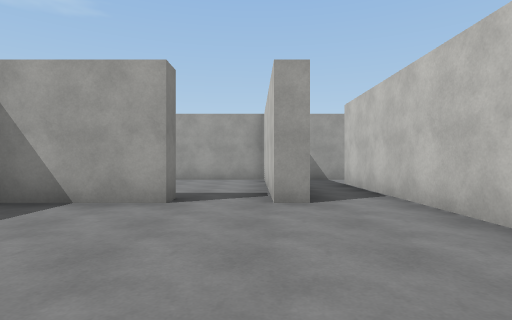
[1] (above)

17 first-person views from a walk through a scene from a Unity 3-D project. The camera is 1.2 m above the floor, looks level and sees 80° across. The floor is counted in squares, 2 m on a side. Each view is taken from the middle of a square. On the plan, view 1 faces up. The plan holds only what a view shows up to about 9 squares ahead; the rest is blank. The player character is not drawn. Surface patterns are stand-ins for the level's own textures.

[2]
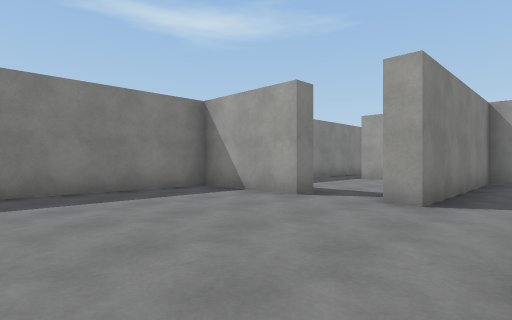

[3]
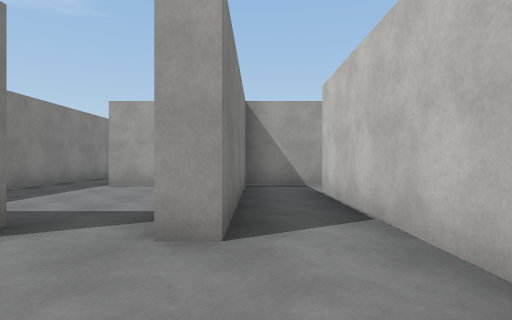

[4]
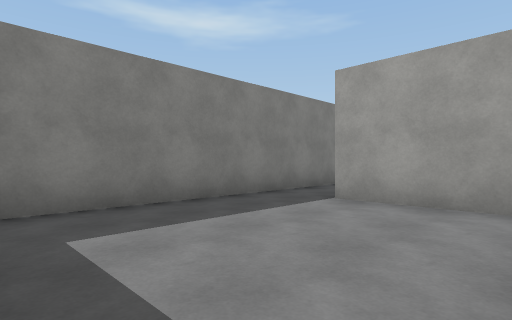

[5]
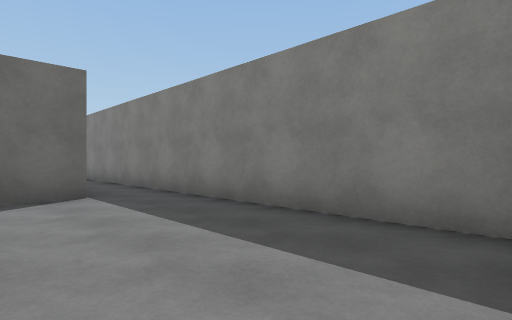

[6]
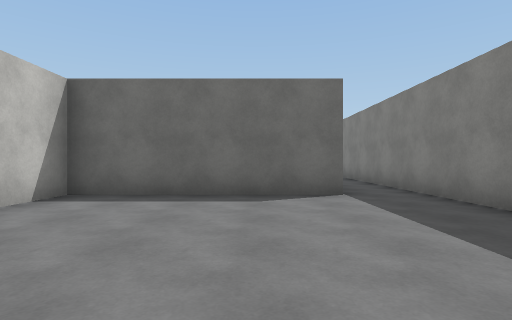

[7]
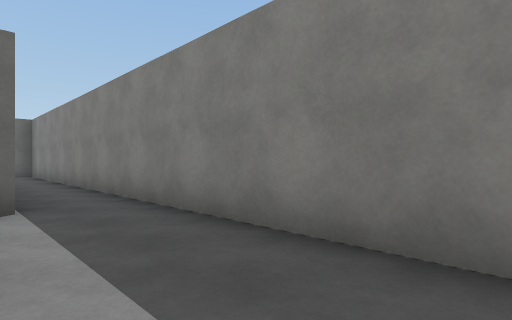

[8]
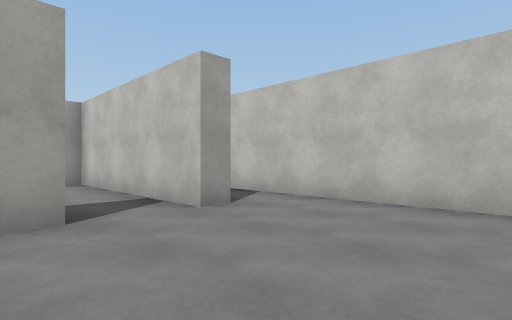

[9]
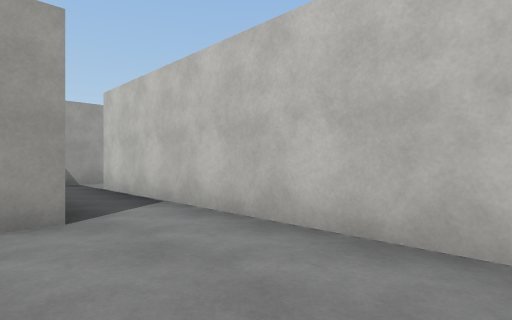

[10]
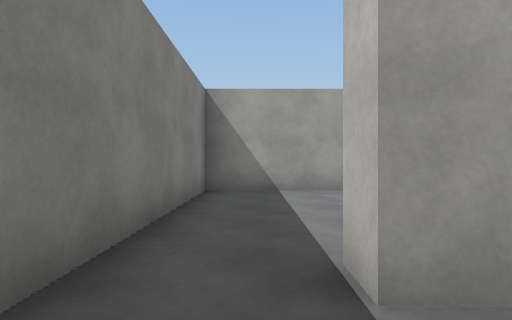

[11]
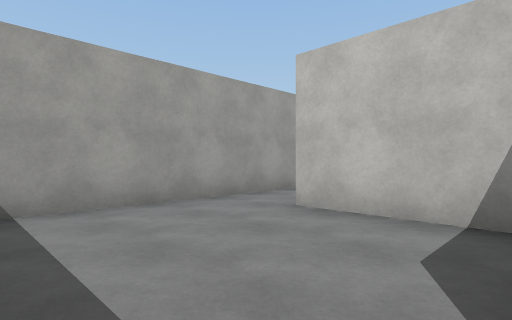

[12]
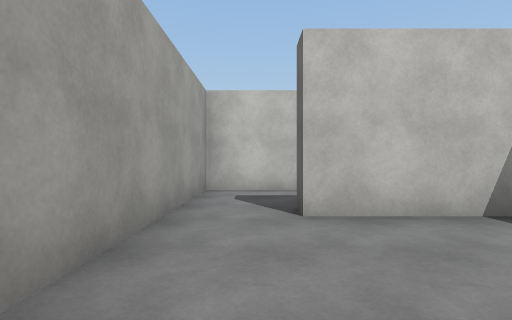

[13]
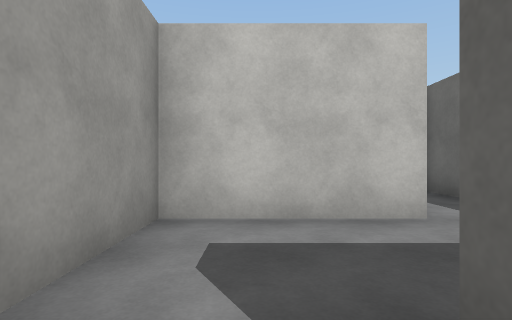

[14]
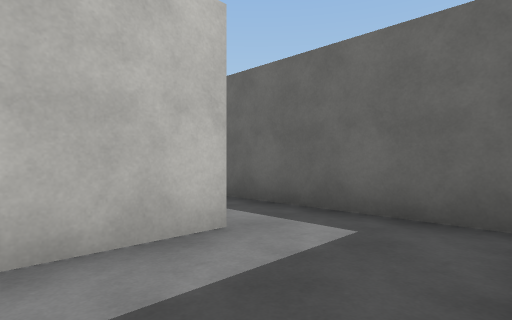

[15]
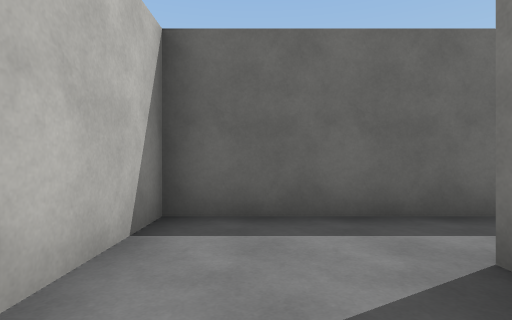

[16]
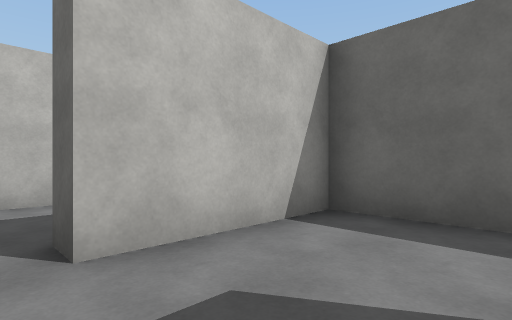

[17]
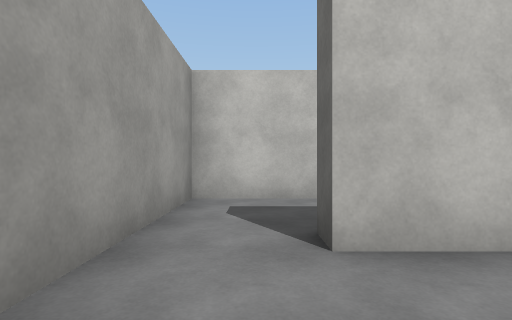

### Floor plan
Points are (right, up) in squares from view 1. A wall is a line through its corners. A room is listed if a view was taken in it or the views show most of it. See-through windows are left out.
Room 1 (views 1, 2, 3, 4, 5, 6, 7, 8, 9)
walls: (-2.5, -1.2) (2.3, -1.2) (2.3, 4.5); (0.8, 4.2) (0.3, 4.2) (0.3, 5.4); (-1.2, 4.9) (-1.2, 4.2) (-4, 4.2) (-4, -7.8)
ways out: opening at (-0.5, 5) to room 2; opening at (2, 5)
Room 2 (view 10)
walls: (-4, 9.6) (-4, 5.2); (0.3, 5.4) (0.3, 9.3) (-2.5, 9.3)
ways out: opening at (-0.5, 5) to room 1; opening at (-3, 10) to room 3
Room 3 (views 11, 12, 13)
walls: (-2.5, 9.3) (-2.5, 9.8); (0.3, 10.2) (0.3, 12.5); (0.4, 14) (-4, 14) (-4, 9.6)
ways out: opening at (-3, 10) to room 2; opening at (1, 13) to room 4
Room 4 (view 14)
walls: (0.3, 12.5) (0.8, 12.5); (3.1, 11.2) (3.1, 14) (0.4, 14)
ways out: opening at (1, 13) to room 3; opening at (2, 12) to room 8
Room 5 (views 15, 16, 17)
walls: (6, 11.6) (6, 12.5)
ways out: opening at (6, 13) to room 6; opening at (4.5, 12) to room 7
Room 6 (no view inside)
walls: (6, 12.5) (6.5, 12.5); (8.7, 12) (8.7, 14) (5.1, 14)
ways out: opening at (6, 13) to room 5; opening at (7.5, 12)
Room 7 (no view inside)
walls: (2.4, 9.7) (6, 9.7) (6, 11.6)
ways out: opening at (4.5, 12) to room 5; opening at (3, 11) to room 8
Room 8 (no view inside)
walls: (1.2, 9.7) (2.4, 9.7)
ways out: opening at (2, 12) to room 4; opening at (3, 11) to room 7

Positions as (right, up) in squares from view 1, and headings:
1: (0, 0), facing up
2: (2, 0), facing up-left
3: (1, 2), facing up
4: (0, 5), facing up-left
5: (-1, 4), facing down-left
6: (-1, 4), facing down
7: (-2, 3), facing down-left
8: (-2, 1), facing up-right
9: (0, 1), facing up-right
10: (-3, 8), facing up
11: (-3, 10), facing up-right
12: (-3, 13), facing right
13: (0, 13), facing right
14: (1, 13), facing down-right
15: (5, 13), facing down
16: (4, 13), facing down-right
17: (4, 13), facing right
